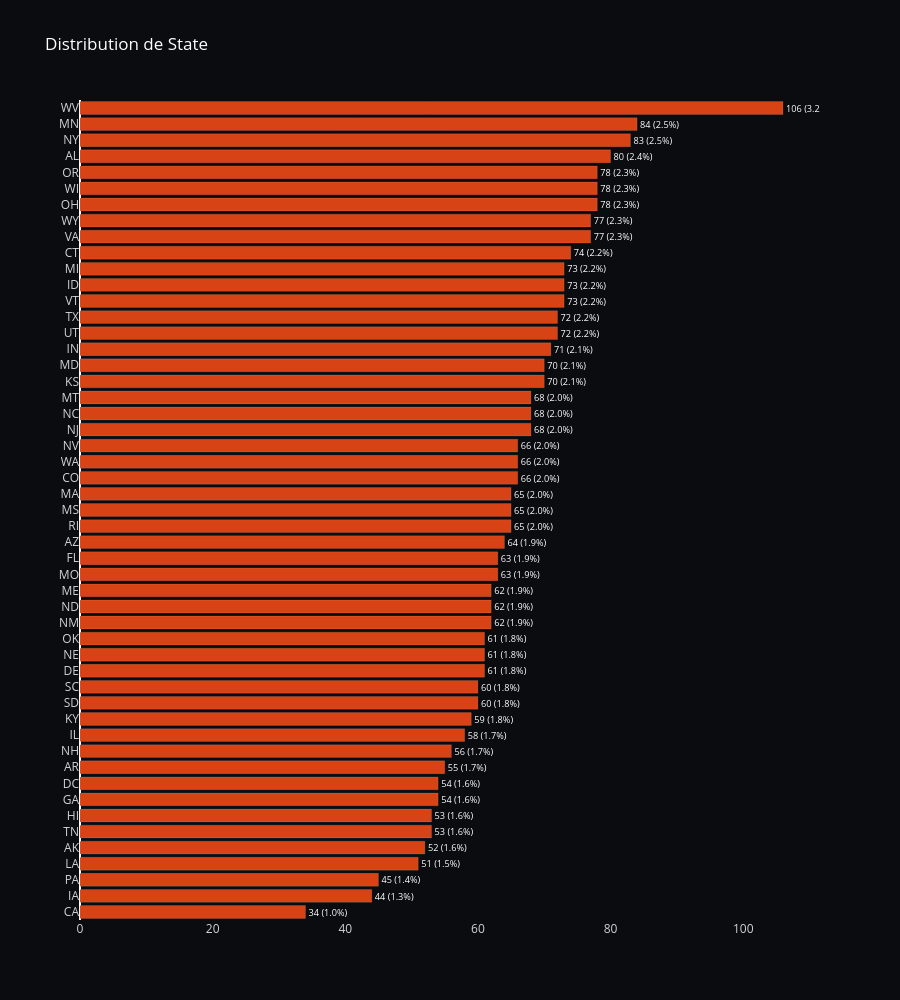
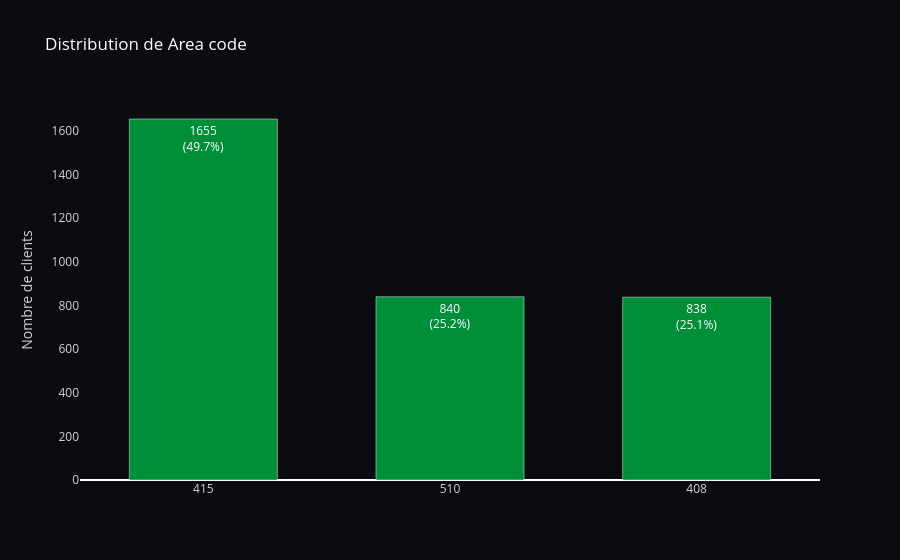
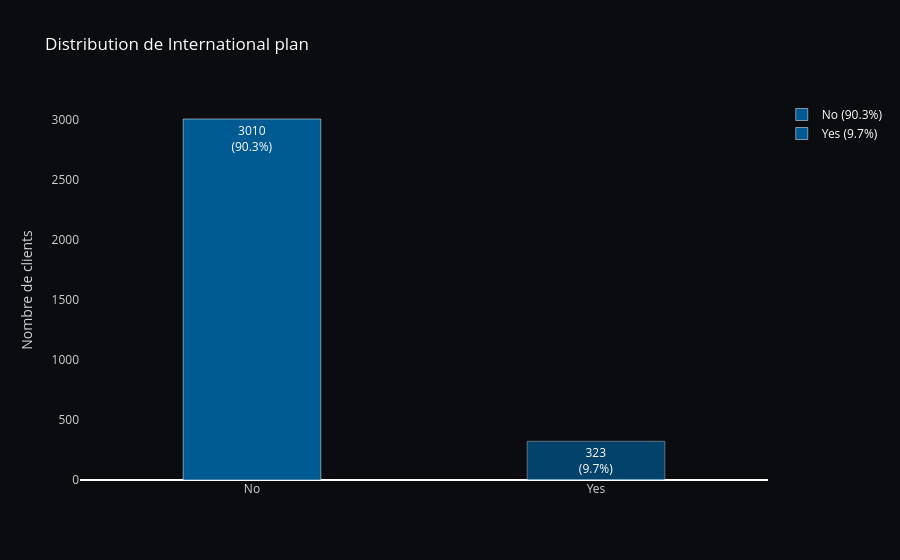
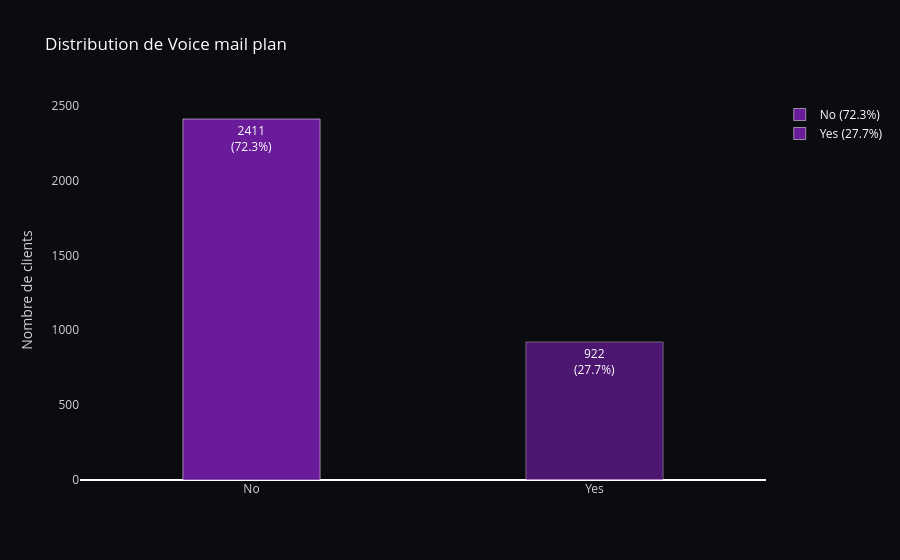

Notebook code cell kept with these figures, in order:
### Code cell
categorical_cols = [
    'State',
    'Area code',    
    'International plan',
    'Voice mail plan',
    'Churn'
]


colors = ['#D84315', '#008F39', '#005A92', '#6A1B9A']

for i, col in enumerate(categorical_cols):
    data = df[col].value_counts().reset_index()
    data.columns = [col, 'count']
    total = data['count'].sum()
    data['percentage'] = (data['count'] / total * 100).round(1)
    
    color = colors[i % len(colors)]
    fig = go.Figure()

    if col == 'State':
        data = data.sort_values('count', ascending=True)
        
        fig.add_trace(go.Bar(
            y=data[col],
            x=data['count'],
            orientation='h',
            marker=dict(
                color=color,
                line=dict(color='rgba(255,255,255,0.1)', width=1) 
            ),
            text=[f"{c} ({p}%)" for c, p in zip(data['count'], data['percentage'])],
            textposition='outside',
            textfont=dict(color='white', size=10),
            showlegend=False
        ))
        fig.update_layout(height=1000)

    
    elif col in ['International plan', 'Voice mail plan', 'Churn']:
        for idx, row in data.iterrows():
           
            fig.add_trace(go.Bar(
                name=f"{row[col]} ({row['percentage']}%)",
                x=[row[col]],
                y=[row['count']],
                marker=dict(
                    color=color, 
                    opacity=1 - (idx * 0.3), 
                    line=dict(color='white', width=0.5)
                ), 
                width=0.4,
                text=f"{row['count']}<br>({row['percentage']}%)",
                textposition='inside',
                textfont=dict(color='white')
            ))
        fig.update_layout(showlegend=True, legend=dict(font=dict(size=12, color="white")))
    
    
    else:
        fig.add_trace(go.Bar(
            x=data[col],
            y=data['count'],
            marker=dict(color=color),
            width=0.6,
            text=[f"{c}<br>({p}%)" for c, p in zip(data['count'], data['percentage'])],
            textposition='inside',
            textfont=dict(color='white', size=12),
            showlegend=False
        ))

    
    fig.update_layout(
        title=f"Distribution de {col}",
        plot_bgcolor="#0B0C10", 
        paper_bgcolor="#0B0C10",
        font=dict(color="white"),
        xaxis=dict(
            showgrid=False, 
            color='lightgray',
            type='category' if col != 'State' else 'linear'
        ),
        yaxis=dict(
            showgrid=False, 
            color='lightgray',
            type='category' if col == 'State' else 'linear',
            title="Nombre de clients" if col != 'State' else ""
        ),
        bargap=0.2
    )
    
    fig.show()

### Figure 1 — Plotly figure (JSON) as saved in the notebook; plotly's stock layout.template omitted (floating-point values rounded to 4 significant figures)
{"data": [{"marker": {"color": "#D84315", "line": {"color": "rgba(255,255,255,0.1)", "width": 1}}, "orientation": "h", "showlegend": false, "text": ["34 (1.0%)", "44 (1.3%)", "45 (1.4%)", "51 (1.5%)", "52 (1.6%)", "53 (1.6%)", "53 (1.6%)", "54 (1.6%)", "54 (1.6%)", "55 (1.7%)", "56 (1.7%)", "58 (1.7%)", "59 (1.8%)", "60 (1.8%)", "60 (1.8%)", "61 (1.8%)", "61 (1.8%)", "61 (1.8%)", "62 (1.9%)", "62 (1.9%)", "62 (1.9%)", "63 (1.9%)", "63 (1.9%)", "64 (1.9%)", "65 (2.0%)", "65 (2.0%)", "65 (2.0%)", "66 (2.0%)", "66 (2.0%)", "66 (2.0%)", "68 (2.0%)", "68 (2.0%)", "68 (2.0%)", "70 (2.1%)", "70 (2.1%)", "71 (2.1%)", "72 (2.2%)", "72 (2.2%)", "73 (2.2%)", "73 (2.2%)", "73 (2.2%)", "74 (2.2%)", "77 (2.3%)", "77 (2.3%)", "78 (2.3%)", "78 (2.3%)", "78 (2.3%)", "80 (2.4%)", "83 (2.5%)", "84 (2.5%)", "106 (3.2%)"], "textfont": {"color": "white", "size": 10}, "textposition": "outside", "type": "bar", "x": [34, 44, 45, 51, 52, 53, 53, 54, 54, 55, 56, 58, 59, 60, 60, 61, 61, 61, 62, 62, 62, 63, 63, 64, 65, 65, 65, 66, 66, 66, 68, 68, 68, 70, 70, 71, 72, 72, 73, 73, 73, 74, 77, 77, 78, 78, 78, 80, 83, 84, 106], "y": ["CA", "IA", "PA", "LA", "AK", "TN", "HI", "GA", "DC", "AR", "NH", "IL", "KY", "SD", "SC", "DE", "NE", "OK", "NM", "ND", "ME", "MO", "FL", "AZ", "RI", "MS", "MA", "CO", "WA", "NV", "NJ", "NC", "MT", "KS", "MD", "IN", "UT", "TX", "VT", "ID", "MI", "CT", "VA", "WY", "OH", "WI", "OR", "AL", "NY", "MN", "WV"]}], "layout": {"bargap": 0.2, "font": {"color": "white"}, "height": 1000, "paper_bgcolor": "#0B0C10", "plot_bgcolor": "#0B0C10", "title": {"text": "Distribution de State"}, "xaxis": {"color": "lightgray", "showgrid": false, "type": "linear"}, "yaxis": {"color": "lightgray", "showgrid": false, "title": {"text": ""}, "type": "category"}}}

### Figure 2 — Plotly figure (JSON) as saved in the notebook; plotly's stock layout.template omitted (floating-point values rounded to 4 significant figures)
{"data": [{"marker": {"color": "#008F39"}, "showlegend": false, "text": ["1655<br>(49.7%)", "840<br>(25.2%)", "838<br>(25.1%)"], "textfont": {"color": "white", "size": 12}, "textposition": "inside", "type": "bar", "width": 0.6, "x": [415, 510, 408], "y": [1655, 840, 838]}], "layout": {"bargap": 0.2, "font": {"color": "white"}, "paper_bgcolor": "#0B0C10", "plot_bgcolor": "#0B0C10", "title": {"text": "Distribution de Area code"}, "xaxis": {"color": "lightgray", "showgrid": false, "type": "category"}, "yaxis": {"color": "lightgray", "showgrid": false, "title": {"text": "Nombre de clients"}, "type": "linear"}}}

### Figure 3 — Plotly figure (JSON) as saved in the notebook; plotly's stock layout.template omitted (floating-point values rounded to 4 significant figures)
{"data": [{"marker": {"color": "#005A92", "line": {"color": "white", "width": 0.5}, "opacity": 1}, "name": "No (90.3%)", "text": "3010<br>(90.3%)", "textfont": {"color": "white"}, "textposition": "inside", "type": "bar", "width": 0.4, "x": ["No"], "y": [3010]}, {"marker": {"color": "#005A92", "line": {"color": "white", "width": 0.5}, "opacity": 0.7}, "name": "Yes (9.7%)", "text": "323<br>(9.7%)", "textfont": {"color": "white"}, "textposition": "inside", "type": "bar", "width": 0.4, "x": ["Yes"], "y": [323]}], "layout": {"bargap": 0.2, "font": {"color": "white"}, "legend": {"font": {"color": "white", "size": 12}}, "paper_bgcolor": "#0B0C10", "plot_bgcolor": "#0B0C10", "showlegend": true, "title": {"text": "Distribution de International plan"}, "xaxis": {"color": "lightgray", "showgrid": false, "type": "category"}, "yaxis": {"color": "lightgray", "showgrid": false, "title": {"text": "Nombre de clients"}, "type": "linear"}}}

### Figure 4 — Plotly figure (JSON) as saved in the notebook; plotly's stock layout.template omitted (floating-point values rounded to 4 significant figures)
{"data": [{"marker": {"color": "#6A1B9A", "line": {"color": "white", "width": 0.5}, "opacity": 1}, "name": "No (72.3%)", "text": "2411<br>(72.3%)", "textfont": {"color": "white"}, "textposition": "inside", "type": "bar", "width": 0.4, "x": ["No"], "y": [2411]}, {"marker": {"color": "#6A1B9A", "line": {"color": "white", "width": 0.5}, "opacity": 0.7}, "name": "Yes (27.7%)", "text": "922<br>(27.7%)", "textfont": {"color": "white"}, "textposition": "inside", "type": "bar", "width": 0.4, "x": ["Yes"], "y": [922]}], "layout": {"bargap": 0.2, "font": {"color": "white"}, "legend": {"font": {"color": "white", "size": 12}}, "paper_bgcolor": "#0B0C10", "plot_bgcolor": "#0B0C10", "showlegend": true, "title": {"text": "Distribution de Voice mail plan"}, "xaxis": {"color": "lightgray", "showgrid": false, "type": "category"}, "yaxis": {"color": "lightgray", "showgrid": false, "title": {"text": "Nombre de clients"}, "type": "linear"}}}
